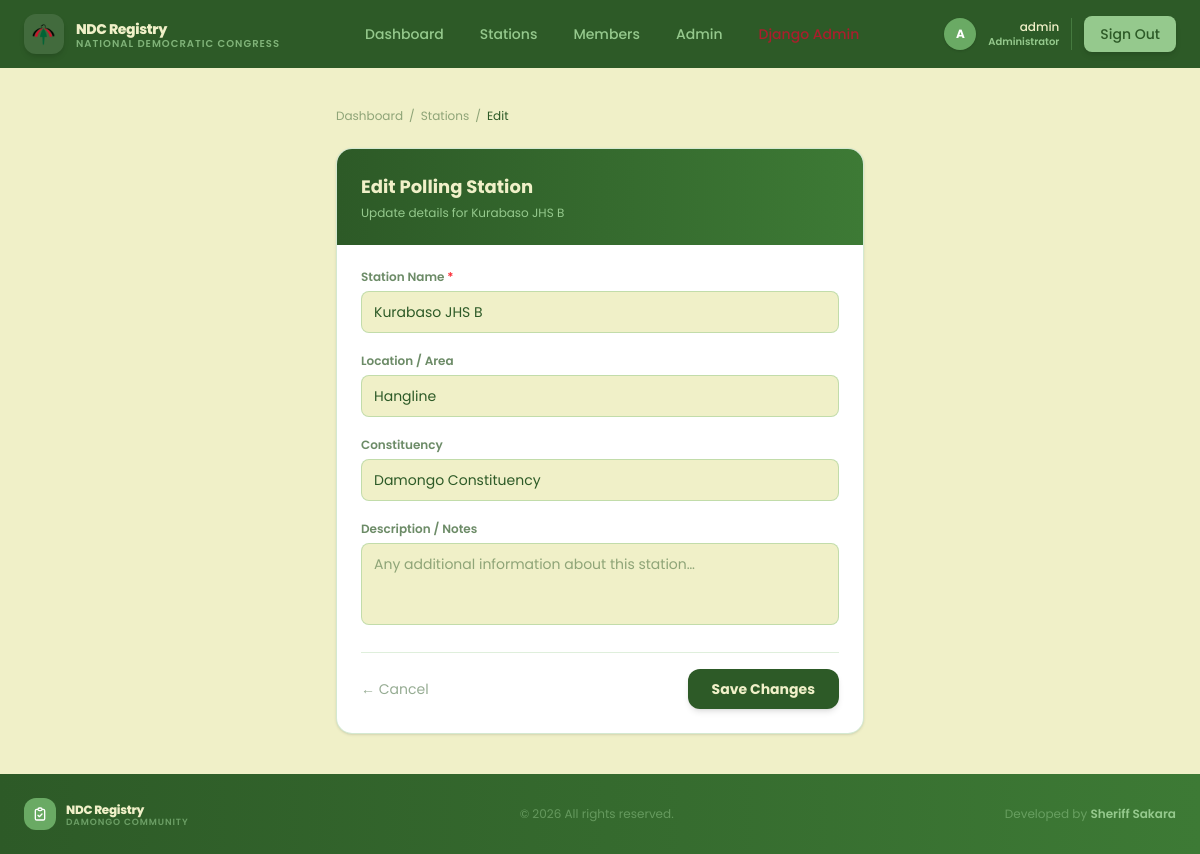
The page /stations/2/edit/ (signed in) on the database its author committed.
### core/models.py (models this page shows, shortened)
class PollingStation(models.Model):
    name = models.CharField(max_length=100)
    location = models.CharField(max_length=200, blank=True)
    constituency = models.CharField(max_length=100, blank=True)
    description = models.TextField(blank=True)
    created_at = models.DateTimeField(auto_now_add=True)
    class Meta:
        ordering = ['name']

### core/views.py (the view, shortened to what this page needs)
# urls.py: path('stations/<int:pk>/edit/', views.station_edit_view, name='station_edit'),
@login_required
def station_edit_view(request, pk):
    station = get_object_or_404(PollingStation, pk=pk)
    if not request.user.is_staff:
        messages.error(request, 'Only administrators can edit polling stations.')
        return redirect('station_detail', pk=pk)
    return render(request, 'core/station_form.html', {'station': station})

### templates/core/station_form.html (shortened to what this page needs)
{% extends "core/base.html" %}
{% block content %}
<div class="max-w-xl mx-auto px-6 py-10">
    <nav class="text-xs text-[#2d5a27]/50 mb-6 flex items-center gap-1.5">
        <a href="{% url 'home' %}" class="hover:text-[#6aaa64]">Dashboard</a>
        <span>/</span>
        <a href="{% url 'station_list' %}" class="hover:text-[#6aaa64]">Stations</a>
        <span>/</span>
        <span class="text-[#2d5a27]">{% if station %}Edit{% else %}Add{% endif %}</span>
    </nav>
    <div class="bg-white border border-[#95c98d]/40 rounded-2xl shadow-sm overflow-hidden animate-scale-in">
        <div class="bg-gradient-to-r from-[#2d5a27] to-[#3d7a35] px-6 py-6">
            <h1 class="text-lg font-bold text-[#f0f0c8]">
                {% if station %}Edit Polling Station{% else %}Add Polling Station{% endif %}
            </h1>
            <p class="text-xs text-[#95c98d] mt-1">
                {% if station %}Update details for {{ station.name }}{% else %}Add a new polling station to the registry{% endif %}
            </p>
        </div>
        <form method="post" class="px-6 py-6 space-y-5">
            <div>
                <label class="block text-xs font-semibold text-[#2d5a27]/70 mb-1.5">Station Name <span class="text-red-500">*</span></label>
                <input type="text" name="name" value="{{ station.name|default:'' }}" required
                       placeholder="e.g. Damongo Community Centre"
                       class="w-full px-3 py-2.5 text-sm border border-[#95c98d]/50 rounded-lg focus:outline-none focus:ring-2 focus:ring-[#6aaa64]/40 bg-[#f0f0c8]"/>
            </div>
            <div>
                <label class="block text-xs font-semibold text-[#2d5a27]/70 mb-1.5">Location / Area</label>
                <input type="text" name="location" value="{{ station.location|default:'' }}"
                       placeholder="e.g. Damongo Central, West Gonja"
                       class="w-full px-3 py-2.5 text-sm border border-[#95c98d]/50 rounded-lg focus:outline-none focus:ring-2 focus:ring-[#6aaa64]/40 bg-[#f0f0c8]"/>
            </div>
            <div>
                <label class="block text-xs font-semibold text-[#2d5a27]/70 mb-1.5">Constituency</label>
                <input type="text" name="constituency" value="{{ station.constituency|default:'' }}"
                       placeholder="e.g. Damongo Constituency"
                       class="w-full px-3 py-2.5 text-sm border border-[#95c98d]/50 rounded-lg focus:outline-none focus:ring-2 focus:ring-[#6aaa64]/40 bg-[#f0f0c8]"/>
            </div>
            <div>
                <label class="block text-xs font-semibold text-[#2d5a27]/70 mb-1.5">Description / Notes</label>
                <textarea name="description" rows="3"
                          placeholder="Any additional information about this station…"
                          class="w-full px-3 py-2.5 text-sm border border-[#95c98d]/50 rounded-lg focus:outline-none focus:ring-2 focus:ring-[#6aaa64]/40 bg-[#f0f0c8] resize-none">{{ station.description|default:'' }}</textarea>
            </div>
            <div class="flex items-center justify-between pt-4 border-t border-[#95c98d]/30">
                <a href="{% url 'station_list' %}" class="text-sm text-[#2d5a27]/50 hover:text-[#6aaa64] transition-colors">← Cancel</a>
                <button type="submit"
                        class="px-6 py-2.5 bg-[#2d5a27] text-[#f0f0c8] text-sm font-bold rounded-xl
                               hover:bg-[#6aaa64] hover:scale-105 active:scale-95 transition-all duration-200 shadow-md btn-press">
                    {% if station %}Save Changes{% else %}Add Station{% endif %}
                </button>
            </div>
        </form>
    </div>
</div>
{% endblock content %}

### templates/core/partials/navbar.html (shortened to what this page needs)
{% load static %}
<nav class="w-full bg-[#2d5a27] sticky top-0 z-50 transition-all duration-300">
    <div class="container mx-auto max-w-7xl px-6 py-3.5">
        <div class="flex items-center justify-between">
            <a href="{% url 'home' %}" class="flex items-center gap-3 select-none group">
                <div class="w-10 h-10 rounded-xl bg-white/10 flex items-center justify-center shrink-0 shadow-md
                            group-hover:bg-white/20 group-hover:scale-110 transition-all duration-300">
                    <img src="{% static 'images/ndc-logo.png' %}"
                         alt="NDC Logo"
                         class="w-8 h-8 object-contain"/>
                </div>
                <div class="flex flex-col leading-none">
                    <span class="text-sm font-extrabold text-[#f0f0c8] tracking-tight group-hover:text-white transition-colors">NDC Registry</span>
                    <span class="text-[10px] font-semibold text-[#95c98d]/80 uppercase tracking-widest hidden sm:block">National Democratic Congress</span>
                </div>
            </a>
            {% if user.is_authenticated %}
            <div class="hidden md:flex items-center gap-1 flex-1 justify-center">
                {% with request.resolver_match.url_name as url_name %}
                <a href="{% url 'home' %}"
                   class="px-4 py-2 rounded-lg text-sm font-medium transition-all duration-200
                          {% if url_name == 'home' %}bg-[#6aaa64]/30 text-[#f0f0c8]{% else %}text-[#95c98d] hover:text-[#f0f0c8] hover:bg-[#6aaa64]/20{% endif %}">
                    Dashboard
                </a>
                <a href="{% url 'station_list' %}"
                   class="px-4 py-2 rounded-lg text-sm font-medium transition-all duration-200
                          {% if url_name == 'station_list' %}bg-[#6aaa64]/30 text-[#f0f0c8]{% else %}text-[#95c98d] hover:text-[#f0f0c8] hover:bg-[#6aaa64]/20{% endif %}">
                    Stations
                </a>
                <a href="{% url 'member_list' %}"
                   class="px-4 py-2 rounded-lg text-sm font-medium transition-all duration-200
                          {% if url_name == 'member_list' %}bg-[#6aaa64]/30 text-[#f0f0c8]{% else %}text-[#95c98d] hover:text-[#f0f0c8] hover:bg-[#6aaa64]/20{% endif %}">
                    Members
                </a>
                {% if user.is_staff %}
                <a href="{% url 'admin_dashboard' %}"
                   class="px-4 py-2 rounded-lg text-sm font-medium transition-all duration-200
                          {% if url_name == 'admin_dashboard' %}bg-[#6aaa64]/30 text-[#f0f0c8]{% else %}text-[#95c98d] hover:text-[#f0f0c8] hover:bg-[#6aaa64]/20{% endif %}">
                    Admin
                </a>
                {% endif %}
                {% if user.is_superuser %}
                <a href="/admin/"
                   class="px-4 py-2 rounded-lg text-sm font-medium text-[#c8102e]/80 hover:text-[#f0f0c8] hover:bg-[#c8102e]/20 transition-all duration-200">
                </a>
                {% endif %}
                {% endwith %}
            </div>
            {% endif %}
            <div class="flex items-center gap-3">
                {% if user.is_authenticated %}
                    <div class="hidden sm:flex items-center gap-3 border-r border-[#6aaa64]/40 pr-3">
                        <div class="w-8 h-8 rounded-full bg-[#6aaa64] flex items-center justify-center text-white text-xs font-bold shadow-sm">
                            {{ user.get_full_name|default:user.username|slice:":1"|upper }}
                        </div>
                        <div class="flex flex-col text-right">
                            <span class="text-xs text-[#f0f0c8] font-medium leading-tight">{{ user.get_full_name|default:user.username }}</span>
                            {% if user.is_staff %}
                            <span class="text-[10px] text-[#95c98d] font-semibold">Administrator</span>
                            {% else %}
                            <span class="text-[10px] text-[#6aaa64] font-semibold">Member</span>
                            {% endif %}
                        </div>
                    </div>
                    <a href="{% url 'logout' %}"
                       class="px-4 py-2 text-sm font-medium text-[#2d5a27] bg-[#95c98d] rounded-lg
                              hover:bg-[#f0f0c8] hover:scale-105 active:scale-95 transition-all duration-200 shadow-md">
                        Sign Out
                    </a>
                {% else %}
                    {% comment %} <a href="#"
                       class="px-4 py-2 text-sm font-medium text-white bg-[#6aaa64] rounded-lg
                              hover:bg-[#95c98d] hover:scale-105 active:scale-95 transition-all duration-200 shadow-md">
                        Sign In
                    </a> {% endcomment %}
                {% endif %}
            </div>
        </div>
    </div>
</nav>

### templates/core/base.html (style rules this page uses)
* { font-family: 'Poppins', sans-serif; }
.animate-scale-in { animation: scaleIn 0.5s ease both; }

### rows shown on the page
PollingStation: name "Kurabaso JHS B", location "Hangline", constituency "Damongo Constituency"

### other values the page prints
{{ user.get_full_name|default:user.username|slice:":1"|upper }} "A"
{{ user.get_full_name|default:user.username }} "admin"
